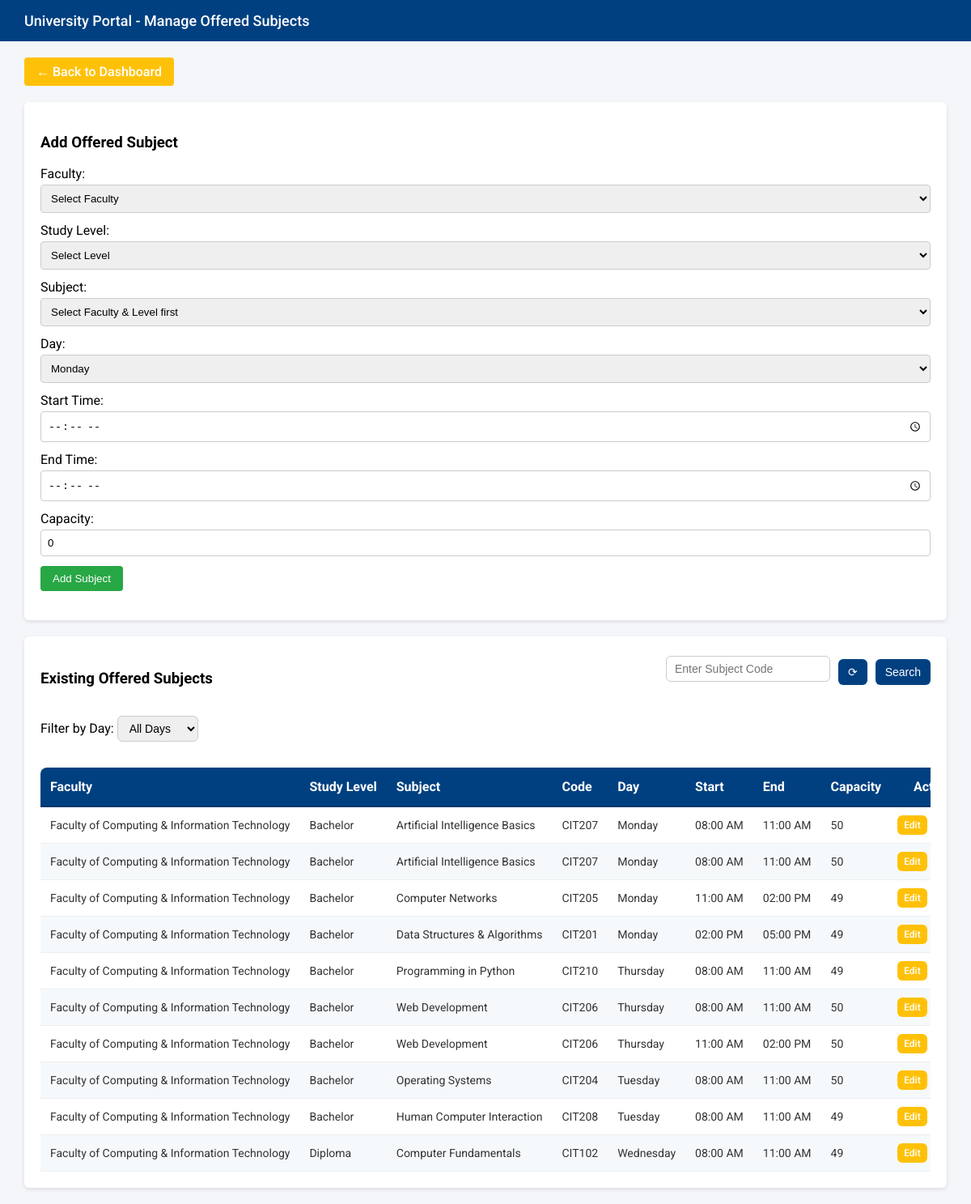
/pages/manage_offered_subjects.php (signed in), run on the app's committed database.
### tables this page shows
CREATE TABLE `offered_subjects` (
  `id` int(11) NOT NULL,
  `subject_id` int(11) NOT NULL,
  `day` varchar(10) NOT NULL,
  `time_start` time NOT NULL,
  `time_end` time NOT NULL,
  `location` varchar(100) NOT NULL,
  `semester` varchar(50) NOT NULL,
  `study_level` varchar(50) NOT NULL,
  `capacity` int(11) NOT NULL,
  `added_date` datetime NOT NULL DEFAULT current_timestamp()
);

CREATE TABLE `faculties` (
  `id` int(11) NOT NULL,
  `name` varchar(100) NOT NULL,
  `code` varchar(20) DEFAULT NULL
);

CREATE TABLE `subjects_master` (
  `id` int(11) NOT NULL,
  `subject_code` varchar(20) NOT NULL,
  `subject_name` varchar(255) NOT NULL,
  `faculty_id` int(11) NOT NULL,
  `study_level` varchar(50) NOT NULL
);

### pages/manage_offered_subjects.php (the view, shortened to what this page needs)
<?php
require '../includes/db.php';
$days = ['Monday','Tuesday','Wednesday','Thursday','Friday'];
$edit_mode = false;
$edit_subject = null;
$selected_faculty = '';
$selected_level   = '';
$subjects = [];
function hasTimeConflict($conn, $day, $start_time, $end_time, $faculty_id, $study_level, $exclude_id = null) {
    if ($exclude_id) {
        $sql = "SELECT os.id, sm.subject_name, os.time_start, os.time_end
                FROM offered_subjects os
                JOIN subjects_master sm ON os.subject_id = sm.id
                WHERE sm.faculty_id = ?
                  AND sm.study_level = ?
                  AND os.day = ?
                  AND os.id != ?
                  AND os.time_start < ?
                  AND os.time_end > ?";
        $stmt = $conn->prepare($sql);
        $stmt->bind_param("isssss", $faculty_id, $study_level, $day, $exclude_id, $end_time, $start_time);
    } else {
        $sql = "SELECT os.id, sm.subject_name, os.time_start, os.time_end
                FROM offered_subjects os
                JOIN subjects_master sm ON os.subject_id = sm.id
                WHERE sm.faculty_id = ?
                  AND sm.study_level = ?
                  AND os.day = ?
                  AND os.time_start < ?
                  AND os.time_end > ?";
        $stmt = $conn->prepare($sql);
        $stmt->bind_param("issss", $faculty_id, $study_level, $day, $end_time, $start_time);
    }
    $stmt->execute();
    return $stmt->get_result()->fetch_all(MYSQLI_ASSOC);
}
$faculties = [];
$res = $conn->query("SELECT * FROM faculties ORDER BY name");
while ($f = $res->fetch_assoc()) {
    $faculties[] = $f;
}
$search_query = $_GET['search'] ?? '';
$sql = "
    SELECT os.id, os.day, os.time_start, os.time_end, os.capacity,
           sm.subject_name, sm.subject_code, sm.faculty_id, sm.study_level, f.name AS faculty_name
    FROM offered_subjects os
    JOIN subjects_master sm ON os.subject_id = sm.id
    JOIN faculties f ON sm.faculty_id = f.id
    WHERE 1
";
$sql .= " ORDER BY f.name, os.day, os.time_start";
$stmt = $conn->prepare($sql);
$stmt->execute();
$result = $stmt->get_result();
?>
<!DOCTYPE html>
<html>
<head>
<link rel="stylesheet" href="../assets/css/global_tables.css">
</head>
<body>
<div class="navbar">University Portal - Manage Offered Subjects</div>
<div class="container">
<div style="margin-bottom: 20px;">
    <a href="dashboard.php" class="btn btn-edit">← Back to Dashboard</a>
</div>
<div class="card">
<?php if ($edit_mode && $edit_subject): ?>
<h3>Edit Offered Subject</h3>
<form method="post" onsubmit="return validateForm(this)">
    <input type="hidden" name="id" value="<?= $edit_subject['id'] ?>">
    <label>Faculty:
        <select name="faculty" id="facultySelect" required onchange="updateSubjects()">
            <option value="">Select Faculty</option>
            <?php foreach($faculties as $f): ?>
                <option value="<?= $f['id'] ?>" <?= ($selected_faculty == $f['id']) ? 'selected' : '' ?>><?= htmlspecialchars($f['name']) ?></option>
            <?php endforeach; ?>
        </select>
    </label>
    <label>Study Level:
    <select name="study_level" id="levelSelect" required onchange="updateSubjects()">
        <option value="">Select Level</option>
        <option value="Diploma" <?= ($selected_level=='Diploma')?'selected':'' ?>>Diploma</option>
        <option value="Bachelor" <?= ($selected_level=='Bachelor')?'selected':'' ?>>Bachelor</option>
        <option value="Master" <?= ($selected_level=='Master')?'selected':'' ?>>Master</option>
    </select>
    </label>
    <label>Subject:
        <select name="subject_id" id="subjectSelect" required>
            <option value=""><?= ($selected_faculty && $selected_level) ? 'Select Subject' : 'Select Faculty & Level first' ?></option>
            <?php foreach($subjects as $s): ?>
                <option value="<?= $s['id'] ?>" <?= (($edit_subject['subject_id'] ?? '') == $s['id']) ? 'selected' : '' ?>>
                    <?= htmlspecialchars($s['subject_name']) ?> (<?= htmlspecialchars($s['subject_code']) ?>)
                </option>
            <?php endforeach; ?>
        </select>
    </label>
    <label>Day:
        <select name="day" required>
            <?php foreach($days as $d): ?>
                <option value="<?= $d ?>" <?= ($edit_subject['day'] == $d) ? 'selected' : '' ?>><?= $d ?></option>
            <?php endforeach; ?>
        </select>
    </label>
    <label>Start Time: <input type="time" name="start_time" value="<?= htmlspecialchars($edit_subject['time_start']) ?>" required></label>
    <label>End Time: <input type="time" name="end_time" value="<?= htmlspecialchars($edit_subject['time_end']) ?>" required></label>
    <label>Capacity: <input type="number" name="capacity" value="<?= htmlspecialchars($edit_subject['capacity']) ?>" max="99" required></label>
    <button type="submit" name="edit" class="btn btn-add">Update</button>
    <a href="manage_offered_subjects.php" class="btn btn-edit">Cancel</a>
</form>
<?php else: ?>
<h3>Add Offered Subject</h3>
<form method="post" onsubmit="return validateForm(this)">
    <label>Faculty:
        <select name="faculty" id="facultySelect" required onchange="updateSubjects()">
            <option value="">Select Faculty</option>
        </select>
    </label>
    <label>Study Level:
    <select name="study_level" id="levelSelect" required onchange="updateSubjects()">
        <option value="">Select Level</option>
    </select>
    </label>
    <label>Subject:
        <select name="subject_id" id="subjectSelect" required>
            <option value=""><?= ($selected_faculty && $selected_level) ? 'Select Subject' : 'Select Faculty & Level first' ?></option>
        </select>
    </label>
    <label>Day:
        <select name="day" required>
            <?php foreach($days as $d): ?>
                <option value="<?= $d ?>" <?= (($_POST['day'] ?? '') == $d) ? 'selected' : '' ?>><?= $d ?></option>
            <?php endforeach; ?>
        </select>
    </label>
    <label>Start Time: <input type="time" name="start_time" value="<?= htmlspecialchars($_POST['start_time'] ?? '') ?>" required></label>
    <label>End Time: <input type="time" name="end_time" value="<?= htmlspecialchars($_POST['end_time'] ?? '') ?>" required></label>
    <label>Capacity: <input type="number" name="capacity" value="<?= htmlspecialchars($_POST['capacity'] ?? 0) ?>" max="99" required></label>
    <button type="submit" name="add" class="btn btn-add">Add Subject</button>
</form>
<?php endif; ?>
</div>
<div class="card">
<div class="search-bar-container">
    <h3>Existing Offered Subjects</h3>
    <form method="get" class="search-bar">
        <input type="text" name="search" placeholder="Enter Subject Code" value="<?= htmlspecialchars($search_query) ?>">
        <button type="button" onclick="window.location.href='manage_offered_subjects.php'">⟳</button>
        <button type="submit">Search</button>
    </form>
</div>
<form class="filter-form" method="get" action="">
    <label>Filter by Day:
        <select name="filter_day" onchange="this.form.submit()">
            <option value="">All Days</option>
        </select>
    </label>
</form>
<div class="table-container">
    <table>
        <thead>
            <tr>
                <th>Faculty</th>
                <th>Study Level</th>
                <th>Subject</th>
                <th>Code</th>
                <th>Day</th>
                <th>Start</th>
                <th>End</th>
                <th>Capacity</th>
                <th>Actions</th>
            </tr>
        </thead>
        <tbody>
        <?php while($row = $result->fetch_assoc()):
            $conflict = hasTimeConflict($conn, $row['day'], $row['time_start'], $row['time_end'], $row['faculty_id'], $row['id']);
        ?>
            <tr class="<?= strtolower($row['day']) ?> <?= $conflict ? 'conflict' : '' ?>">
                <td><?= htmlspecialchars($row['faculty_name']) ?></td>
                <td><?= htmlspecialchars($row['study_level']) ?></td>
                <td><?= htmlspecialchars($row['subject_name']) ?></td>
                <td><?= htmlspecialchars($row['subject_code']) ?></td>
                <td><?= htmlspecialchars($row['day']) ?></td>
                <td><?= date('h:i A', strtotime($row['time_start'])) ?></td>
                <td><?= date('h:i A', strtotime($row['time_end'])) ?></td>
                <td><?= htmlspecialchars($row['capacity']) ?></td>
                <td>
                    <a class="btn btn-edit" href="?edit=<?= $row['id'] ?>">Edit</a>
                </td>
            </tr>
        <?php endwhile; ?>
        </tbody>
    </table>
</div>
</div>
</body>
</html>

### assets/css/global_tables.css (style rules this page uses)
.table-container { width: 100%; overflow-x: auto; margin-top: 20px; }
table { width: 100%; border-collapse: collapse; background-color: #ffffff; box-shadow: 0 4px 12px rgba(0, 0, 0, 0.1); border-radius: 8px; overflow: hidden; font-family: 'Roboto', sans-serif; table-layout: auto; }
table th, table td { white-space: nowrap; word-break: normal; overflow-wrap: normal; }
table th { background-color: #004080; color: #ffffff; font-weight: 700; text-align: left; padding: 14px 12px; border-bottom: 2px solid #003366f5; }
table td { padding: 12px; text-align: left; vertical-align: middle; border-bottom: 1px solid #eee; font-size: 14px; color: #333; }
table tr:nth-child(even) { background-color: #f6f9fc; }
table th:last-child, table td:last-child { width: 150px; text-align: center; white-space: nowrap; }
table td:last-child { padding: 8px 6px; }
td:last-child a, td:last-child button, td.actions a, td.actions button { display: inline-block; margin: 2px 2px; padding: 5px 8px; font-size: 12px; border: none; border-radius: 6px; text-decoration: none; font-weight: 500; transition: all 0.2s ease; vertical-align: middle; white-space: nowrap; }
.btn-edit { background-color: #007bff; color: #fff !important; }
.btn-add { background-color: #28a745; color: #fff !important; }

### includes/header.php (style rules this page uses)
body { opacity: 0; transition: opacity 0.2s ease-in-out; }

### pages/manage_offered_subjects.php (style rules this page uses)
body { font-family: 'Roboto', sans-serif; background-color: #f4f6f9; margin:0; }
.navbar { background-color: #004080; color: white; padding: 15px 30px; font-size: 18px; font-weight: 500; }
.container { width: 95%; max-width: 1200px; margin: 20px auto; }
.card { background-color: white; padding: 20px; margin-bottom: 20px; border-radius: 6px; box-shadow: 0 2px 5px rgba(0,0,0,0.1); }
input, select { width: 100%; padding: 8px; margin-top: 4px; margin-bottom: 12px; border-radius: 4px; border: 1px solid #ccc; }
button, .btn { padding: 8px 15px; border: none; border-radius: 4px; cursor: pointer; font-weight: 500; text-decoration: none; display: inline-block; }
.btn-add { background-color: #28a745; color: white; }
.btn-edit { background-color: #ffc107; color: white; }
.search-bar-container { display:flex; justify-content: space-between; align-items: center; margin-bottom: 10px; }
.search-bar { display: flex; gap: 10px; align-items: center; flex: -10; }
.search-bar input[type="text"] { flex: 1; height: 32px; padding: 6px 10px; border-radius: 6px; border: 1px solid #ccc; font-size: 14px; box-sizing: border-box; }
.search-bar button { height: 32px; padding: 6px 12px; background: #004080; color: #fff; border: none; border-radius: 6px; cursor: pointer; font-weight: 500; font-size: 14px; transition: 0.3s; }
.filter-form select { width: 100px; padding: 6px 10px; border-radius: 6px; border: 1px solid #ccc; font-size: 14px; }

### data on the page
offered_subjects: faculties.name "Faculty of Computing & Information Technology", subjects_master.study_level "Bachelor", subjects_master.subject_name "Artificial Intelligence Basics", subjects_master.subject_code "CIT207", day "Monday", time_start "08:00 AM", time_end "11:00 AM", capacity "50"
offered_subjects: faculties.name "Faculty of Computing & Information Technology", subjects_master.study_level "Bachelor", subjects_master.subject_name "Artificial Intelligence Basics", subjects_master.subject_code "CIT207", day "Monday", time_start "08:00 AM", time_end "11:00 AM", capacity "50"
offered_subjects: faculties.name "Faculty of Computing & Information Technology", subjects_master.study_level "Bachelor", subjects_master.subject_name "Computer Networks", subjects_master.subject_code "CIT205", day "Monday", time_start "11:00 AM", time_end "02:00 PM", capacity "49"
offered_subjects: faculties.name "Faculty of Computing & Information Technology", subjects_master.study_level "Bachelor", subjects_master.subject_name "Data Structures & Algorithms", subjects_master.subject_code "CIT201", day "Monday", time_start "02:00 PM", time_end "05:00 PM", capacity "49"
offered_subjects: faculties.name "Faculty of Computing & Information Technology", subjects_master.study_level "Bachelor", subjects_master.subject_name "Programming in Python", subjects_master.subject_code "CIT210", day "Thursday", time_start "08:00 AM", time_end "11:00 AM", capacity "49"
offered_subjects: faculties.name "Faculty of Computing & Information Technology", subjects_master.study_level "Bachelor", subjects_master.subject_name "Web Development", subjects_master.subject_code "CIT206", day "Thursday", time_start "08:00 AM", time_end "11:00 AM", capacity "50"
offered_subjects: faculties.name "Faculty of Computing & Information Technology", subjects_master.study_level "Bachelor", subjects_master.subject_name "Web Development", subjects_master.subject_code "CIT206", day "Thursday", time_start "11:00 AM", time_end "02:00 PM", capacity "50"
offered_subjects: faculties.name "Faculty of Computing & Information Technology", subjects_master.study_level "Bachelor", subjects_master.subject_name "Operating Systems", subjects_master.subject_code "CIT204", day "Tuesday", time_start "08:00 AM", time_end "11:00 AM", capacity "50"
offered_subjects: faculties.name "Faculty of Computing & Information Technology", subjects_master.study_level "Bachelor", subjects_master.subject_name "Human Computer Interaction", subjects_master.subject_code "CIT208", day "Tuesday", time_start "08:00 AM", time_end "11:00 AM", capacity "49"
offered_subjects: faculties.name "Faculty of Computing & Information Technology", subjects_master.study_level "Diploma", subjects_master.subject_name "Computer Fundamentals", subjects_master.subject_code "CIT102", day "Wednesday", time_start "08:00 AM", time_end "11:00 AM", capacity "49"

### other printed values
form field day "Monday"
